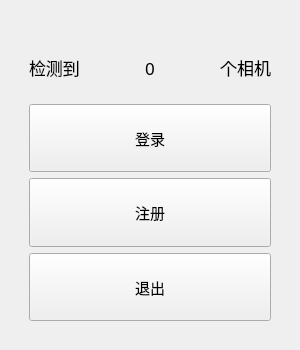
<?xml version="1.0" encoding="UTF-8"?>
<ui version="4.0">
 <class>LauncherView</class>
 <widget class="QWidget" name="LauncherView">
  <property name="geometry">
   <rect>
    <x>0</x>
    <y>0</y>
    <width>300</width>
    <height>350</height>
   </rect>
  </property>
  <property name="font">
   <font>
    <family>黑体</family>
    <pointsize>11</pointsize>
   </font>
  </property>
  <property name="windowTitle">
   <string>LauncherView</string>
  </property>
  <layout class="QVBoxLayout" name="verticalLayout_2">
   <item>
    <widget class="QWidget" name="widget" native="true">
     <layout class="QGridLayout" name="gridLayout_2">
      <item row="0" column="0">
       <widget class="QWidget" name="widget_2" native="true">
        <layout class="QGridLayout" name="gridLayout">
         <item row="0" column="0" colspan="3">
          <widget class="QLabel" name="label_4">
           <property name="text">
            <string/>
           </property>
           <property name="pixmap">
            <pixmap>Icon/Camera.png</pixmap>
           </property>
           <property name="alignment">
            <set>Qt::AlignCenter</set>
           </property>
          </widget>
         </item>
         <item row="1" column="0">
          <widget class="QLabel" name="label">
           <property name="font">
            <font>
             <family>黑体</family>
             <pointsize>13</pointsize>
            </font>
           </property>
           <property name="text">
            <string>检测到</string>
           </property>
          </widget>
         </item>
         <item row="1" column="1">
          <widget class="QLabel" name="labelCameraNum">
           <property name="font">
            <font>
             <family>黑体</family>
             <pointsize>13</pointsize>
            </font>
           </property>
           <property name="text">
            <string>0</string>
           </property>
           <property name="alignment">
            <set>Qt::AlignCenter</set>
           </property>
          </widget>
         </item>
         <item row="1" column="2">
          <widget class="QLabel" name="label_3">
           <property name="font">
            <font>
             <pointsize>13</pointsize>
            </font>
           </property>
           <property name="text">
            <string>个相机</string>
           </property>
           <property name="alignment">
            <set>Qt::AlignRight|Qt::AlignTrailing|Qt::AlignVCenter</set>
           </property>
          </widget>
         </item>
        </layout>
       </widget>
      </item>
      <item row="1" column="0">
       <widget class="QWidget" name="widget_3" native="true">
        <layout class="QVBoxLayout" name="verticalLayout_3">
         <item>
          <widget class="QPushButton" name="buttonLogIn">
           <property name="sizePolicy">
            <sizepolicy hsizetype="Minimum" vsizetype="Expanding">
             <horstretch>0</horstretch>
             <verstretch>0</verstretch>
            </sizepolicy>
           </property>
           <property name="text">
            <string>登录</string>
           </property>
           <property name="icon">
            <iconset>
             <normaloff>Icon/LogIn.png</normaloff>Icon/LogIn.png</iconset>
           </property>
          </widget>
         </item>
         <item>
          <widget class="QPushButton" name="buttonRegister">
           <property name="sizePolicy">
            <sizepolicy hsizetype="Minimum" vsizetype="Expanding">
             <horstretch>0</horstretch>
             <verstretch>0</verstretch>
            </sizepolicy>
           </property>
           <property name="text">
            <string>注册</string>
           </property>
           <property name="icon">
            <iconset>
             <normaloff>Icon/Register.png</normaloff>Icon/Register.png</iconset>
           </property>
          </widget>
         </item>
         <item>
          <widget class="QPushButton" name="buttonExit">
           <property name="sizePolicy">
            <sizepolicy hsizetype="Minimum" vsizetype="Expanding">
             <horstretch>0</horstretch>
             <verstretch>0</verstretch>
            </sizepolicy>
           </property>
           <property name="text">
            <string>退出</string>
           </property>
           <property name="icon">
            <iconset>
             <normaloff>Icon/Exit.png</normaloff>Icon/Exit.png</iconset>
           </property>
          </widget>
         </item>
        </layout>
       </widget>
      </item>
     </layout>
    </widget>
   </item>
  </layout>
 </widget>
 <resources/>
 <connections/>
</ui>
